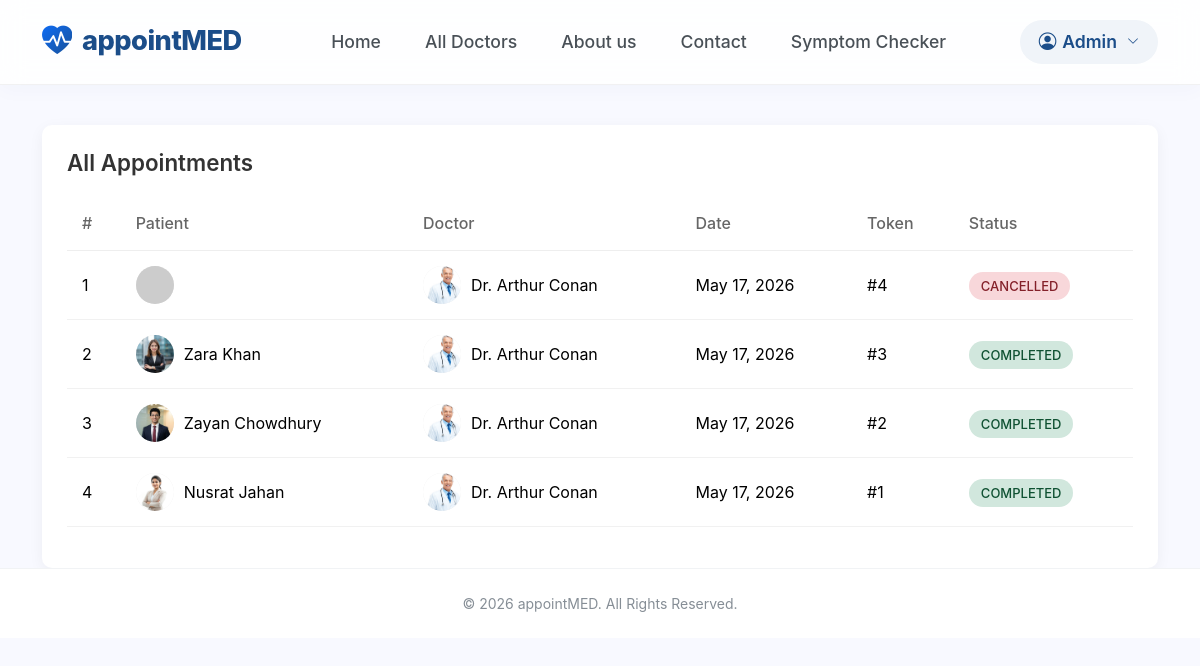
The page /appointments/admin-appointments/ (signed in) on the database its author committed.
### appointments/models.py (models this page shows)
class Appointment(models.Model):
    STATUS_CHOICES = [
        ('WAITING', 'Waiting'),
        ('ONGOING', 'Ongoing'),
        ('COMPLETED', 'Completed'),
        ('NOT_PRESENT', 'Not Present'),
        ('MISSED', 'Missed'),
        ('CANCELLED', 'Cancelled'),
    ]
    patient = models.ForeignKey(User, on_delete=models.CASCADE)
    doctor = models.ForeignKey(DoctorProfile, on_delete=models.CASCADE)
    appointment_date = models.DateField(null=True, blank=True)
    token_number = models.IntegerField()
    queue_position = models.IntegerField()
    status = models.CharField(
        max_length=20,
        choices=STATUS_CHOICES,
        default='WAITING'
    )
    created_at = models.DateTimeField(auto_now_add=True)

### accounts/models.py (models this page shows, shortened)
class DoctorProfile(models.Model):
    user = models.OneToOneField(User, on_delete=models.CASCADE)
    name = models.CharField(max_length=100)
    speciality = models.CharField(max_length=100)
    experience = models.IntegerField()
    address = models.TextField()
    fees = models.IntegerField()
    about = models.TextField()
    is_available = models.BooleanField(default=True)
    image = models.ImageField(upload_to='doctors/', blank=True)

class PatientProfile(models.Model):
    user = models.OneToOneField(User, on_delete=models.CASCADE)
    full_name = models.CharField(max_length=100)
    gender = models.CharField(
        max_length=10,
        choices=[
            ('MALE', 'Male'),
            ('FEMALE', 'Female'),
            ('OTHER', 'Other'),
        ]
    )
    date_of_birth = models.DateField(null=True, blank=True)
    phone = models.CharField(max_length=15, blank=True, null=True)
    address = models.TextField(blank=True, null=True)
    image = models.ImageField(upload_to='patients/', blank=True)

### appointments/views.py (the view)
# urls.py: path('admin-appointments/', views.admin_appointments, name='admin_appointments'),
@login_required
def admin_appointments(request):
    if not request.user.is_superuser:
        return redirect("home")
    appointments = Appointment.objects.all().order_by('-created_at')
    return render(request, 'admin_appointments.html', {
        'appointments': appointments
    })

### templates/admin_appointments.html (shortened to what this page needs)
{% extends "base.html" %}
{% block content %}
<div class="container">
    <div class="table-container">
        <h2 class="table-title">
            All Appointments
        </h2>
        <div class="table-responsive">
            <table class="table align-middle">
                <thead>
                    <tr>
                        <th>#</th>
                        <th>Patient</th>
                        <th>Doctor</th>
                        <th>Date</th>
                        <th>Token</th>
                        <th>Status</th>
                    </tr>
                </thead>
                <tbody>
                    {% for appointment in appointments %}
                    <tr>
                        <td>
                            {{ forloop.counter }}
                        </td>
                        <td>
                            <div class="user-info">
                                {% if appointment.patient.patientprofile.image %}
                                    <img src="{{ appointment.patient.patientprofile.image.url }}"
                                         class="avatar">
                                {% else %}
                                    <img src="https://via.placeholder.com/38"
                                         class="avatar">
                                {% endif %}
                                {{ appointment.patient.patientprofile.full_name }}
                            </div>
                        </td>
                        <td>
                            <div class="user-info">
                                {% if appointment.doctor.image %}
                                    <img src="{{ appointment.doctor.image.url }}"
                                         class="avatar">
                                {% else %}
                                    <img src="https://via.placeholder.com/38"
                                         class="avatar">
                                {% endif %}
                                Dr. {{ appointment.doctor.name }}
                            </div>
                        </td>
                        <td>
                            {{ appointment.appointment_date }}
                        </td>
                        <td>
                            #{{ appointment.token_number }}
                        </td>
                        <td>
                             {% if appointment.status == "WAITING" %}
                                 <form method="POST" action="{% url 'cancel_appointment_admin' appointment.id %}">
                                  {% csrf_token %}
                                     <button type="submit" class="btn btn-sm btn-danger">Cancel</button>
                                 </form>
                            {% else %}
        <span class="status-badge {{ appointment.status }}">
            {{ appointment.status }}
        </span>
    {% endif %}
</td>
                    </tr>
                    {% empty %}
                    <tr>
                        <td colspan="6" class="text-center">
                            No appointments found.
                        </td>
                    </tr>
                    {% endfor %}
                </tbody>
            </table>
        </div>
    </div>
</div>
{% endblock %}

### static/css/style.css (style rules this page uses)
:root { --primary-blue: #1b4d89; --light-bg: #f0f5fa; --text-dark: #1a2b4b; }
body { font-family: 'Inter', sans-serif; color: var(--text-dark); overflow-x: hidden; }

### templates/base.html (style rules this page uses)
body { background-color: #ffffff; font-family: 'Inter', Arial, sans-serif; }

### templates/admin_appointments.html (style rules this page uses)
body { background-color: #f8f9ff; }
.CANCELLED { background-color: #f8d7da; color: #842029; }
.table-container { background: white; border-radius: 10px; padding: 25px; box-shadow: 0 4px 15px rgba(0,0,0,0.05); margin-top: 40px; }
.table-title { font-size: 1.4rem; font-weight: 600; margin-bottom: 20px; color: #333; }
.table thead th { border-bottom: 1px solid #eee; color: #666; font-weight: 500; padding: 15px; }
.table tbody td { padding: 15px; vertical-align: middle; border-bottom: 1px solid #f1f1f1; }
.avatar { width: 38px; height: 38px; border-radius: 50%; object-fit: cover; margin-right: 10px; background: #eee; }
.user-info { display: flex; align-items: center; }
.status-badge { padding: 6px 12px; border-radius: 20px; font-size: 13px; font-weight: 500; }
.COMPLETED { background-color: #d1e7dd; color: #0f5132; }

### rows shown on the page
Appointment: doctor.image (picture), doctor.name "Arthur Conan", appointment_date "May 17, 2026", token_number "4", status "CANCELLED"
Appointment: patient.patientprofile.image (picture), patient.patientprofile.full_name "Zara Khan", doctor.image (picture), doctor.name "Arthur Conan", appointment_date "May 17, 2026", token_number "3", status "COMPLETED"
Appointment: patient.patientprofile.image (picture), patient.patientprofile.full_name "Zayan Chowdhury", doctor.image (picture), doctor.name "Arthur Conan", appointment_date "May 17, 2026", token_number "2", status "COMPLETED"
Appointment: patient.patientprofile.image (picture), patient.patientprofile.full_name "Nusrat Jahan", doctor.image (picture), doctor.name "Arthur Conan", appointment_date "May 17, 2026", token_number "1", status "COMPLETED"
